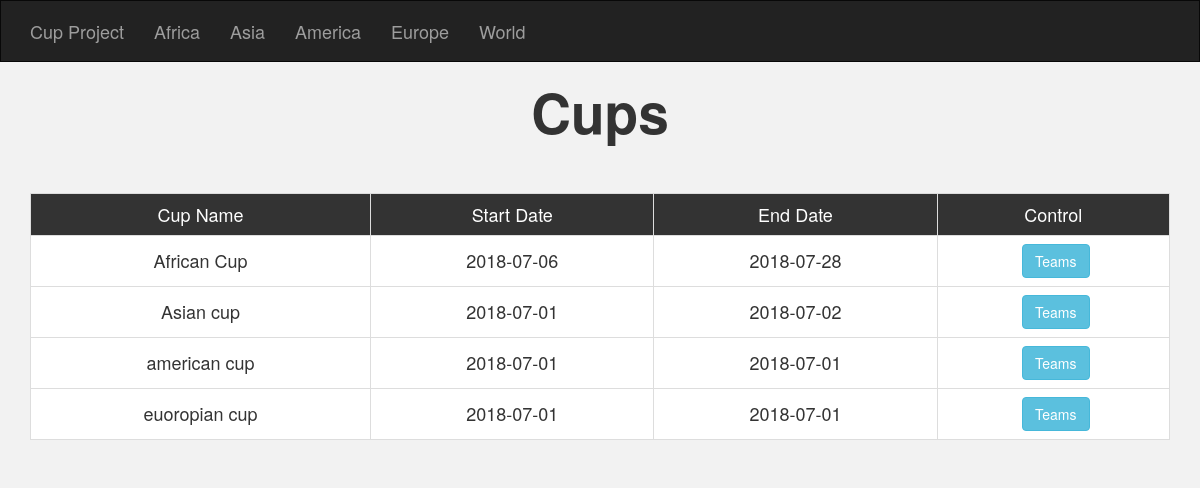
The page / on the database its author committed.
### tables this page shows
CREATE TABLE `continent_cup` (
  `ID` int(11) NOT NULL,
  `CupID` int(11) NOT NULL,
  `Con_ID` int(11) NOT NULL
);

CREATE TABLE `cup` (
  `CupID` int(11) NOT NULL,
  `CupName` varchar(255) NOT NULL,
  `StartDate` date NOT NULL,
  `EndDate` date NOT NULL
);

### init.php (called while the page is built, shortened)
<?php
$lang = 'includes/languages/';
$tpl = 'includes/templates/';
$css = 'layout/css/';
include $lang . 'english.php';
include $tpl  . 'header.php';

### includes/languages/english.php (called while the page is built)
<?php
function lang($phrase){
    static $lang = array(
        'CUP'          => 'Cup',
        'PLAYER'       => 'Player',
        'TEAM'         => 'Team',
        'EDIT PROFILE' => 'Edit Profile',
        'SETTING'      => 'Setting',
        'LOGOUT'       => 'Logout',
        'CUP PROJECT'  => 'Cup Project',
        'MEMBERS'      => 'Members',
        'COACH'        => 'Coach',
    );
    return $lang[$phrase];
}

### index.php (the view, shortened to what this page needs)
<?php
include 'init.php';
$stmt = $con->prepare("SELECT continent_cup.ID,
       continent.Name,
       team.TeamName,
       cup.CupID,
       cup.CupName,
       cup.EndDate,
       cup.StartDate
  FROM (((sport.continent_cup continent_cup
          INNER JOIN sport.cup cup ON (continent_cup.CupID = cup.CupID))
         INNER JOIN sport.continent continent
            ON (continent_cup.Con_ID = continent.ID))
        INNER JOIN sport.continent_team continent_team
           ON (continent_team.C_ID = continent.ID))
       INNER JOIN sport.team team ON (continent_team.T_ID = team.TeamID)");
$stmt->execute();
$rows = $stmt->fetchAll();
if(!empty($rows)){
?>
<h2 class="text-center">Cups</h2>
<div class="container">
    <div class="table-responsive text-center main-table">
        <table class="table table-bordered">
            <tr>
                <td>Cup Name</td>
                <td>Start Date</td>
                <td>End Date</td>
                <td>Control</td>
            </tr>
            <?php
            foreach ($rows as $row){
                echo '<tr>';
                echo '<td>' . $row['CupName'] . '</td>';
                echo '<td>' . $row['StartDate'] . '</td>';
                echo '<td>' . $row['EndDate']    . '</td>';
                echo '<td>
                        <a href="viewcup.php?cupid='.$row['CupID'].'&cupname='.$row['CupName'].'" class="btn btn-info">Teams</a>
                    </td>';
                echo '</tr>';
            }
            ?>
        </table>
    </div>
</div>
<?php
}else{
    echo '<div class="container">';
    echo '<div class="alert alert-info">There Is No Cup To View</div>';
    echo '</div>';
}
    include $tpl . 'footer.php';?>

### includes/templates/header.php (shortened to what this page needs)
<!DOCTYPE html>
<html lang="en">
    <head>
        <link rel="stylesheet" href="<?php echo $css?>bootstrap.min.css"/>
        <link rel="stylesheet" href="<?php echo $css?>font-awesome.min.css"/>
        <link rel="stylesheet" href="<?php echo $css?>backend.css"/>
    </head>
    <body>
    <nav class="navbar navbar-inverse">
        <div class="container">
            <div class="navbar-header">
                <a class="navbar-brand" href="index.php"><?php echo lang('CUP PROJECT')?></a>
            </div>
            <div class="collapse navbar-collapse" id="myapp-nav">
                <ul class="nav navbar-nav">
                    <li><a href="africa.php">Africa</a></li>
                    <li><a href="asian.php">Asia</a></li>
                    <li><a href="america.php">America</a></li>
                    <li><a href="euorope.php">Europe</a></li>
                    <li><a href="world.php">World</a></li>
                </ul>
            </div>
        </div>
    </nav>

### includes/templates/footer.php (shortened to what this page needs)
</body>
</html>

### layout/css/backend.css (style rules this page uses)
body { font-size:18px;background-color:#f2f2f2; }
.navbar { border-radius:0px; }
.navbar-nav>li>a { padding-top:20px; padding-bottom:20px; }
.navbar-brand { padding:20px 15px; }
h2 { font-weight:bold; font-size:55px; color:#333; margin-bottom:50px; }
.table>tbody>tr>td, .table>tbody>tr>th, .table>tfoot>tr>td, .table>tfoot>tr>th, .table>thead>tr>td, .table>thead>tr>th { vertical-align: middle; }
.main-table tr:first-child { background-color:#333; color:#fff; }
.table { background: #fff; }
.main-table .btn { margin-left:5px; }

### rows shown on the page
continent_cup: CupID.CupName "African Cup", CupID.StartDate "2018-07-06", CupID.EndDate "2018-07-28"
continent_cup: CupID.CupName "Asian cup", CupID.StartDate "2018-07-01", CupID.EndDate "2018-07-02"
continent_cup: CupID.CupName "american cup", CupID.StartDate "2018-07-01", CupID.EndDate "2018-07-01"
continent_cup: CupID.CupName "euoropian cup", CupID.StartDate "2018-07-01", CupID.EndDate "2018-07-01"

### other values the page prints
lang('CUP PROJECT') "Cup Project"
